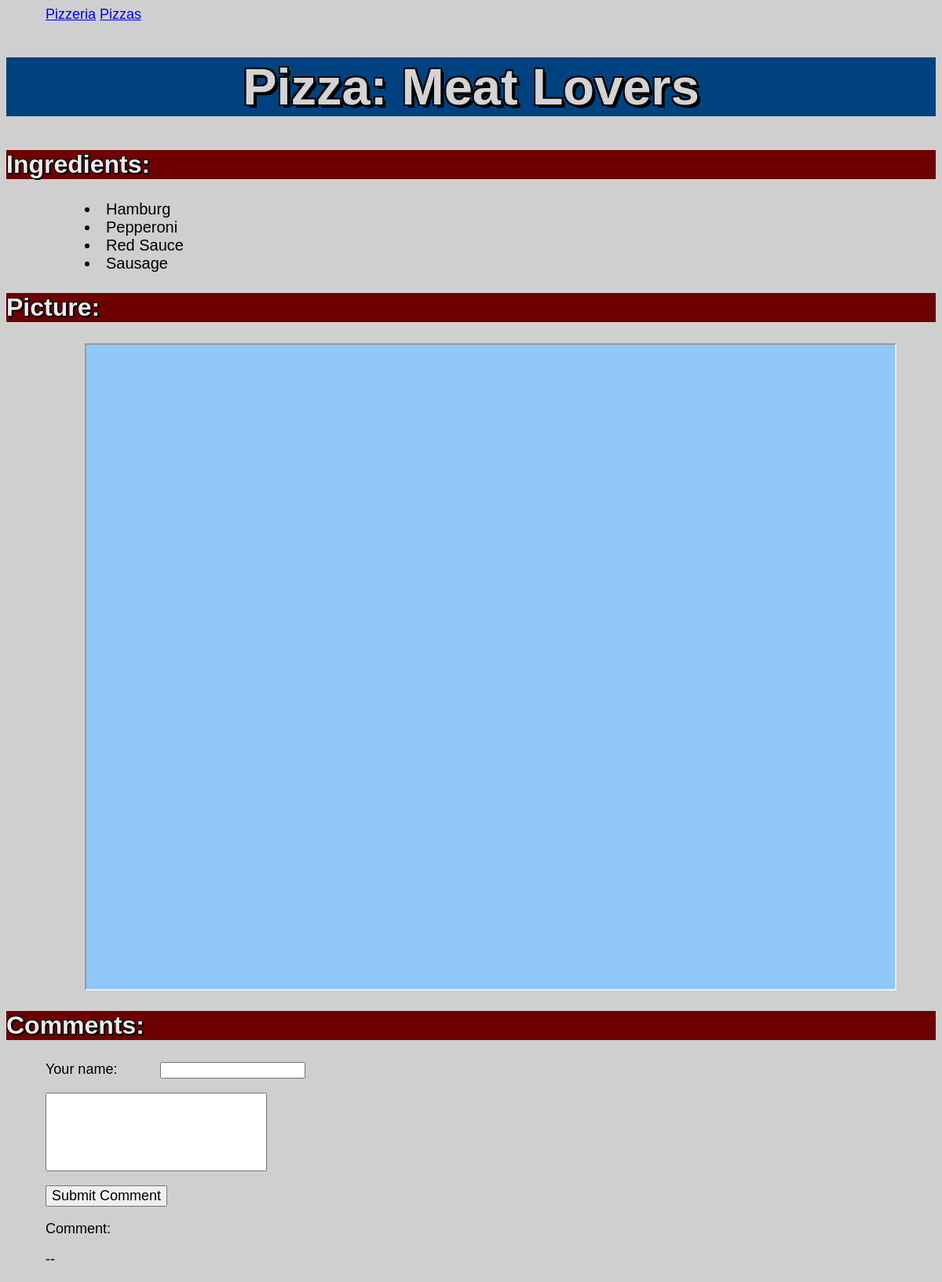
The page /pizza/2/ on the database its author committed.
### pizzas/models.py (models this page shows, shortened)
class Pizza(models.Model):
    name = models.CharField(max_length=200)
    def __str__(self):
        return self.name

class Toppings(models.Model):
    name = models.CharField(max_length=200)
    pizza = models.ForeignKey(Pizza, on_delete=models.CASCADE)
    class Meta:
        verbose_name_plural = "Toppings"

### pizzas/views.py (the view)
# urls.py: path("pizza/<int:pizza_id>/", views.pizza, name="pizza"),
def pizza(request, pizza_id):
    pizza = Pizza.objects.get(id=pizza_id)
    toppings = Toppings.objects.order_by("name")
    context = {"pizza": pizza, "toppings": toppings}
    return render(request, "pizzas/pizza.html", context)

### pizzas/templates/pizzas/pizza.html (shortened to what this page needs)
{% extends "pizzas/base.html" %}
{% block content %}
<body style="background-color:rgb(207, 207, 207)">
    <body>
        <h1> Pizza: {{ pizza }} </h1>
        <h2>Ingredients: </h2>
        <u1> {% for topping in toppings %}
            {% if pizza == topping.pizza %}
            <li>
                {{ topping.name }}
            </li>
            {% endif %}
            {% endfor %}
        </u1>
        <h2>Picture:</h2>
        {% if pizza.name == "Meat Lovers" %}
        <iframe
            src="http://static1.squarespace.com/static/57acef8bd2b8575c1ea6a255/57ad19fe3e00beda1156d707/5a551f92e2c483babea0eb78/1604107763849/meatlovers.jpg?format=1500w"
            height="820" width="1030"></iframe>
        {% endif %}
        <form>
            <h2> Comments: </h2>
            <p>Your name:
                <input type="text" id="userName" tabindex="1"=></input>
            </p>
            <input type="text" id="userInput" tabindex="1" style="height:100px; font-size:16pt;"></input>
        </form>
        <button onclick="printcomment()" type="submit" name="btn2">Submit Comment</button>
        <p>Comment: </p>
        <p>-- </p>
    </body>
    {% endblock content %}

### pizzas/templates/pizzas/pizza.html (style rules this page uses)
h1 { background-color: rgb(0, 66, 128); color: rgb(211, 211, 211); font-size: 65px; text-align: center; font-family: Arial, Helvetica, sans-serif, serif; text-shadow: 4px 4px 0 #000, -2px -2px 0 #000, 2px -2px 0 #000, -2px 2px 0 #000, 2px 2px 0 #000; }
p { color: black; margin-left: 50px; font-family: Arial, Helvetica, sans-serif; font-size: 18px; }
h2 { font-size: 32px; font-family: 'Trebuchet MS', 'Lucida Sans Unicode', 'Lucida Grande', 'Lucida Sans', Arial, sans-serif; background-color: rgb(109, 0, 0); color: rgb(236, 236, 236); text-shadow: 2px 2px 0 #000000, -.75px -.75px 0 #000000, .75px -.75px 0 #000000, -.75px .75px 0 #000000, .75px .75px 0 #000000; }
iframe { align-content: center; margin-left: 100px; margin-right: auto; background-color: rgb(144, 199, 250); display: inline; }
li { font-size: 20px; margin-left: 100px; font-family: Arial, Helvetica, sans-serif; }
button { margin-left: 50px; font-family: Arial, Helvetica, sans-serif; font-size: 18px; }
input { margin-left: 50px; }

### rows shown on the page
Pizza: name "Meat Lovers"
Toppings: name "Hamburg"
Toppings: name "Pepperoni"
Toppings: name "Red Sauce"
Toppings: name "Sausage"
